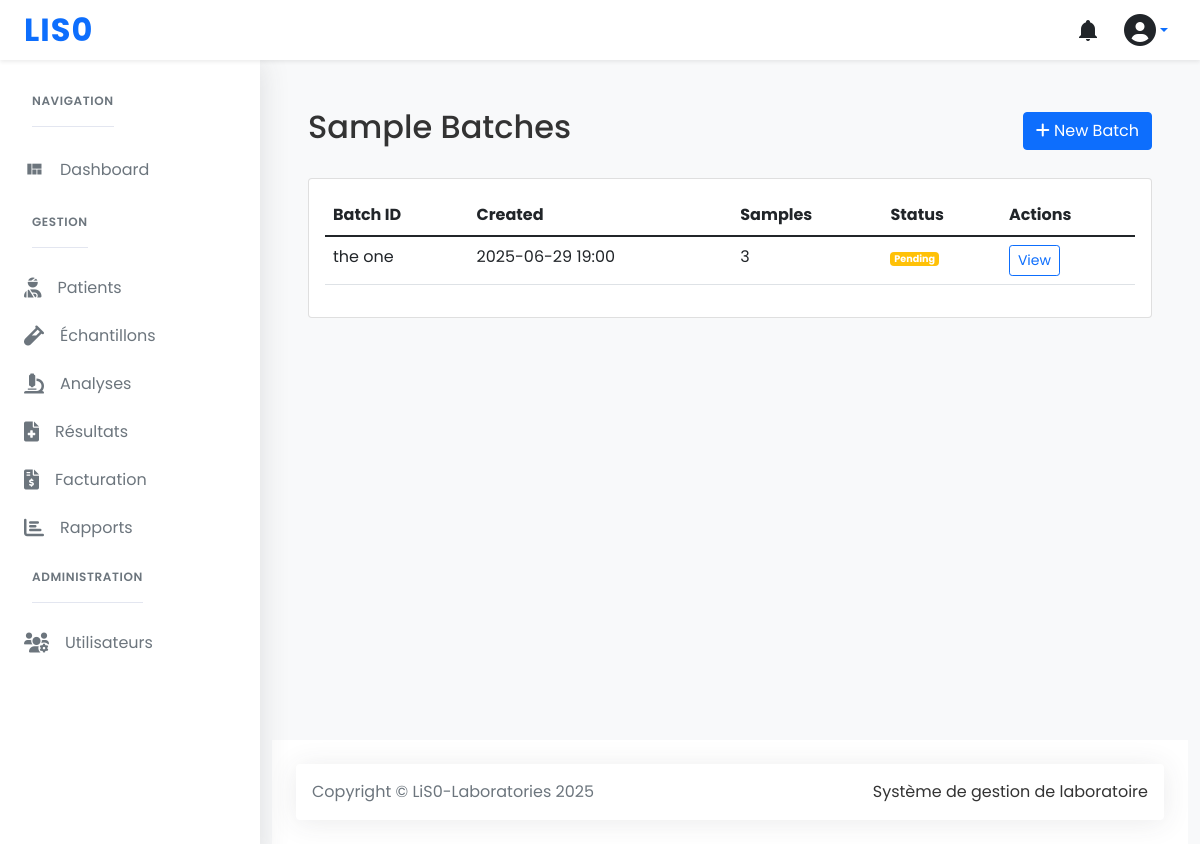
The app's page /samples/batches/ (signed in) with its own data.
### samples/models.py (models this page shows, shortened)
class Batch(models.Model):
    name = models.CharField(max_length=100)
    created_by = models.ForeignKey('users.User', on_delete=models.PROTECT, related_name='sample_batches')
    created_at = models.DateTimeField(auto_now_add=True)
    samples = models.ManyToManyField(Sample, related_name='batches')
    is_processed = models.BooleanField(default=False)
    processed_at = models.DateTimeField(null=True, blank=True)
    batch_qr_code = models.ImageField(upload_to='qr_codes/batches/', blank=True, null=True)

### samples/views.py (the view)
# urls.py: path('batches/', BatchListView.as_view(), name='batch_list'),
class BatchListView(LoginRequiredMixin, ListView):
    model = Batch
    template_name = 'samples/batch_list.html'
    context_object_name = 'batches'
    paginate_by = 20
    def get_queryset(self):
        return Batch.objects.all().prefetch_related('samples').order_by('-created_at')

### templates/samples/batch_list.html (shortened to what this page needs)
{% extends "base.html" %}
{% block content %}
<div class="container mt-4">
  <div class="d-flex justify-content-between align-items-center mb-4">
    <h2>Sample Batches</h2>
    <a href="{% url 'samples:batch_create' %}" class="btn btn-primary">
      <i class="fas fa-plus"></i> New Batch
    </a>
  </div>
  <div class="card">
    <div class="card-body">
      <table class="table table-hover">
        <thead>
          <tr>
            <th>Batch ID</th>
            <th>Created</th>
            <th>Samples</th>
            <th>Status</th>
            <th>Actions</th>
          </tr>
        </thead>
        <tbody>
          {% for batch in batches %}
          <tr>
            <td>{{ batch.name }}</td>
            <td>{{ batch.created_at|date:"Y-m-d H:i" }}</td>
            <td>{{ batch.samples.count }}</td>
            <td>
              {% if batch.is_processed %}
                <span class="badge bg-success">Processed</span>
              {% else %}
                <span class="badge bg-warning">Pending</span>
              {% endif %}
            </td>
            <td>
              <a href="{% url 'samples:batch_detail' batch.pk %}" class="btn btn-sm btn-outline-primary">
                View
              </a>
            </td>
          </tr>
          {% empty %}
          <tr>
            <td colspan="5" class="text-center">No batches found</td>
          </tr>
          {% endfor %}
        </tbody>
      </table>
    </div>
  </div>
</div>
{% endblock %}

### static/css/spica-styles.css (style rules this page uses)
body { font-family: 'Poppins', sans-serif; background-color: #f8f9fa; color: #333; }
.badge { font-size: 0.6rem; padding: 0.25em 0.4em; }

### records on screen
Batch: name "the one", created_at "2025-06-29 19:00", samples.count "3", is_processed "Pending"
